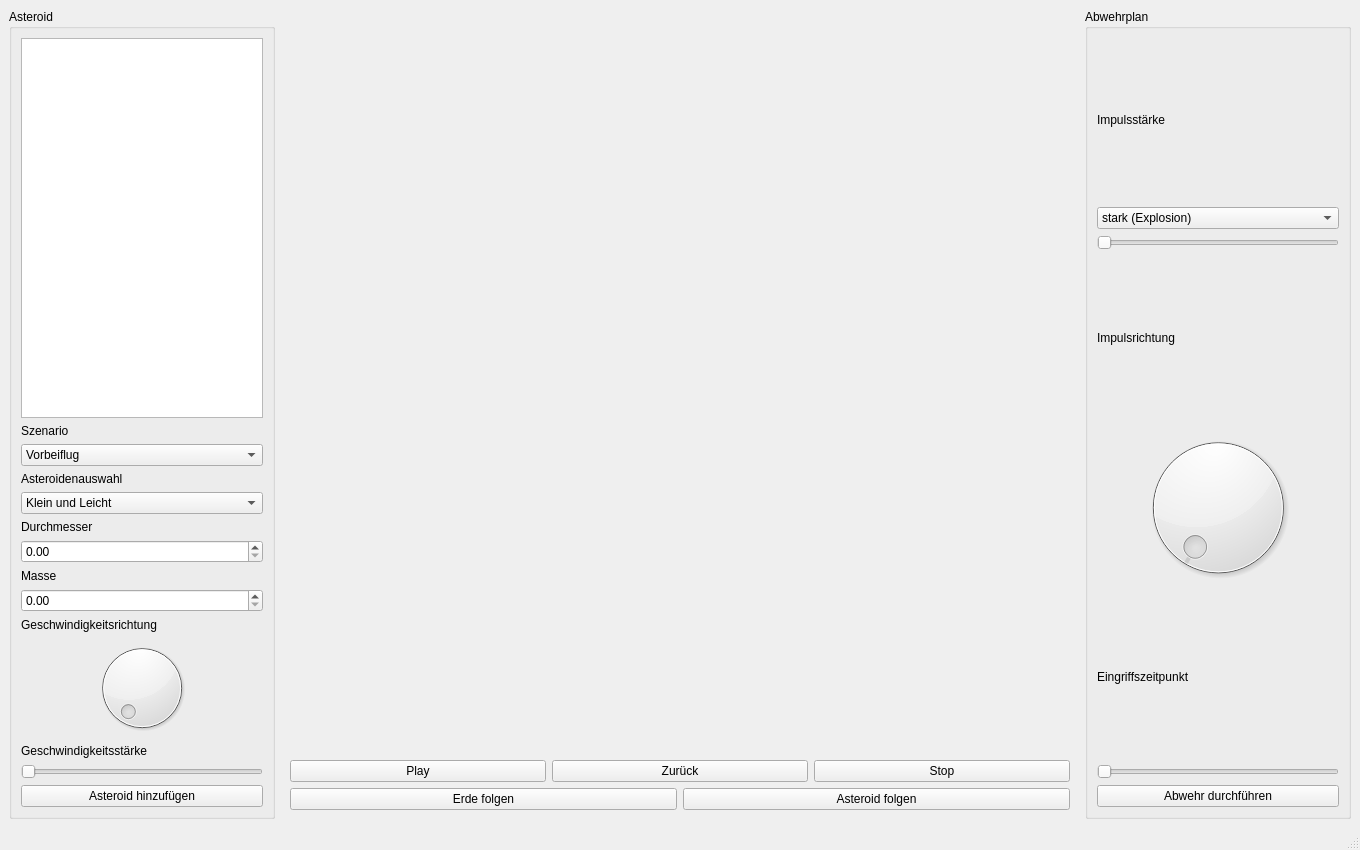
<?xml version="1.0" encoding="UTF-8"?>
<ui version="4.0">
 <class>MainWindow</class>
 <widget class="QMainWindow" name="MainWindow">
  <property name="geometry">
   <rect>
    <x>0</x>
    <y>0</y>
    <width>1360</width>
    <height>850</height>
   </rect>
  </property>
  <property name="windowTitle">
   <string>SimTools – Meteoroidenabwehr</string>
  </property>
  <widget class="QWidget" name="centralwidget">
   <layout class="QHBoxLayout" name="horizontalLayout" stretch="2,6,2">
    <item>
     <widget class="QGroupBox" name="asteroid">
      <property name="title">
       <string>Asteroid</string>
      </property>
      <layout class="QHBoxLayout" name="horizontalLayout_5">
       <item>
        <layout class="QVBoxLayout" name="verticalLayout">
         <item>
          <widget class="QListWidget" name="listWidget" />
         </item>
         <item>
          <widget class="QLabel" name="Szenario">
           <property name="text">
            <string>Szenario</string>
           </property>
          </widget>
         </item>
         <item>
          <widget class="QComboBox" name="SzenarioAuswahl">
           <item>
            <property name="text">
             <string>Vorbeiflug</string>
            </property>
           </item>
           <item>
            <property name="text">
             <string>Kollision</string>
            </property>
           </item>
          </widget>
         </item>
         <item>
          <widget class="QLabel" name="Asteroidenwahl">
           <property name="text">
            <string>Asteroidenauswahl</string>
           </property>
          </widget>
         </item>
         <item>
          <widget class="QComboBox" name="AsteroidenAuswahl">
           <item>
            <property name="text">
             <string>Klein und Leicht</string>
            </property>
           </item>
           <item>
            <property name="text">
             <string>Eigener Asteroid</string>
            </property>
           </item>
           <item>
            <property name="text">
             <string>Groß und Schwer</string>
            </property>
           </item>
          </widget>
         </item>
         <item>
          <widget class="QLabel" name="Durchmesser">
           <property name="text">
            <string>Durchmesser</string>
           </property>
          </widget>
         </item>
         <item>
          <widget class="QDoubleSpinBox" name="GroesseEingabe" />
         </item>
         <item>
          <widget class="QLabel" name="Masse">
           <property name="text">
            <string>Masse</string>
           </property>
          </widget>
         </item>
         <item>
          <widget class="QDoubleSpinBox" name="GewichtEingabe" />
         </item>
         <item>
          <widget class="QLabel" name="Geschwindigkeit">
           <property name="text">
            <string>Geschwindigkeitsrichtung</string>
           </property>
          </widget>
         </item>
         <item>
          <widget class="QDial" name="GeschwindigkeitsRichtung" />
         </item>
         <item>
          <widget class="QLabel" name="Geschwindigkeitsstaerke">
           <property name="text">
            <string>Geschwindigkeitsstärke</string>
           </property>
          </widget>
         </item>
         <item>
          <widget class="QSlider" name="GeschwindigkeitRegler">
           <property name="orientation">
            <enum>Qt::Orientation::Horizontal</enum>
           </property>
          </widget>
         </item>
         <item>
          <widget class="QPushButton" name="AsteroidHinzufuegen">
           <property name="text">
            <string>Asteroid hinzufügen</string>
           </property>
          </widget>
         </item>
        </layout>
       </item>
      </layout>
     </widget>
    </item>
    <item>
     <widget class="QWidget" name="Simulationsbereich">
      <layout class="QVBoxLayout" name="verticalLayout_4">
       <item>
        <layout class="QVBoxLayout" name="verticalLayout_3" stretch="7,1,1">
         <item>
          <widget class="QWidget" name="widget" />
         </item>
         <item>
          <layout class="QHBoxLayout" name="horizontalLayout_2">
           <item>
            <widget class="QPushButton" name="PlayButton">
             <property name="text">
              <string>Play</string>
             </property>
            </widget>
           </item>
           <item>
            <widget class="QPushButton" name="ZurueckButton">
             <property name="text">
              <string>Zurück</string>
             </property>
            </widget>
           </item>
           <item>
            <widget class="QPushButton" name="StopButton">
             <property name="text">
              <string>Stop</string>
             </property>
            </widget>
           </item>
          </layout>
         </item>
         <item>
          <layout class="QHBoxLayout" name="horizontalLayout_3">
           <item>
            <widget class="QPushButton" name="ErdeFolgenButton">
             <property name="text">
              <string>Erde folgen</string>
             </property>
            </widget>
           </item>
           <item>
            <widget class="QPushButton" name="AsteroidFolgenButton">
             <property name="text">
              <string>Asteroid folgen</string>
             </property>
            </widget>
           </item>
          </layout>
         </item>
        </layout>
       </item>
      </layout>
     </widget>
    </item>
    <item>
     <widget class="QGroupBox" name="abwehrplan">
      <property name="title">
       <string>Abwehrplan</string>
      </property>
      <layout class="QHBoxLayout" name="horizontalLayout_4">
       <item>
        <layout class="QVBoxLayout" name="verticalLayout_2" stretch="0,0,0,0,0,0,0,0">
         <item>
          <widget class="QLabel" name="Impulsstaerke">
           <property name="text">
            <string>Impulsstärke</string>
           </property>
          </widget>
         </item>
         <item>
          <widget class="QComboBox" name="ImpulsstaerkeAuswahl">
           <item>
            <property name="text">
             <string>stark (Explosion)</string>
            </property>
           </item>
           <item>
            <property name="text">
             <string>mittel (Rakete)</string>
            </property>
           </item>
           <item>
            <property name="text">
             <string>leicht (Satellitenstoß)</string>
            </property>
           </item>
           <item>
            <property name="text">
             <string>Eigene Stärke</string>
            </property>
           </item>
          </widget>
         </item>
         <item>
          <widget class="QSlider" name="EigeneImpulsstaerke">
           <property name="orientation">
            <enum>Qt::Orientation::Horizontal</enum>
           </property>
          </widget>
         </item>
         <item>
          <widget class="QLabel" name="Impulsrichtung">
           <property name="text">
            <string>Impulsrichtung</string>
           </property>
          </widget>
         </item>
         <item>
          <widget class="QDial" name="ImpulsrichtungRegler">
           <property name="maximum">
            <number>359</number>
           </property>
          </widget>
         </item>
         <item>
          <widget class="QLabel" name="Eingriffszeitpunkt">
           <property name="text">
            <string>Eingriffszeitpunkt</string>
           </property>
          </widget>
         </item>
         <item>
          <widget class="QSlider" name="EingriffszeitpunktRegler">
           <property name="orientation">
            <enum>Qt::Orientation::Horizontal</enum>
           </property>
          </widget>
         </item>
         <item>
          <widget class="QPushButton" name="AbwehrDurchfuehrung">
           <property name="text">
            <string>Abwehr durchführen</string>
           </property>
          </widget>
         </item>
        </layout>
       </item>
      </layout>
     </widget>
    </item>
   </layout>
  </widget>
  <widget class="QMenuBar" name="menubar" />
  <widget class="QStatusBar" name="statusbar" />
 </widget>
 <resources />
 <connections />
</ui>
